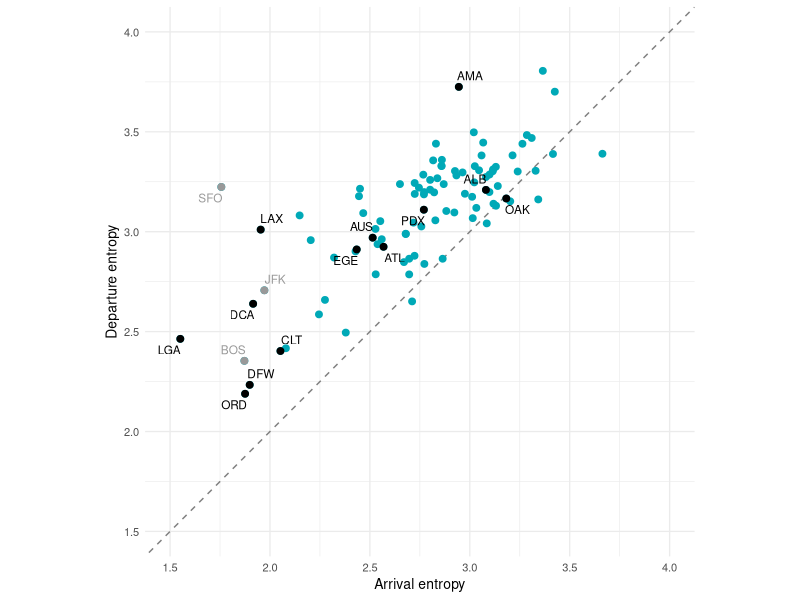

Recreate this plot in R.
library(tidyverse)
library(ggrepel)

entropy_df <- read_csv(here::here('data/entropy_df.csv'),
                       show_col_types = F)

airports <- read_csv(here::here("data/airports_in_cont_us.csv"),
                     show_col_types = F)

aa_fig3 <- c("DFW", "CLT", "ORD", "PHL", "LGA", "LAX", "DCA", "AUS", "ATL", "PDX", "EGE", "ALB", "OAK", "AMA")

entropy_american <- entropy_df |>
  filter(airline == "American") |>
  filter(airport %in% airports$airport) |> # remove noncontinential
  ungroup() |>
  filter(!airport %in% c("SJU", "STT")) # remove territories

highlight_df <- entropy_american |> filter(Arrival < 2.07, Departure < 3.5) |>
  mutate(group = ifelse(airport %in% aa_fig3, "highlighted", "others")) |>
  bind_rows(entropy_american |> filter(airport %in% aa_fig3) |> filter(Arrival > 2.1) |>
              mutate(group = "highlighted"))

color_df <- c(highlighted = "black", others = "grey60")
fig6 <- entropy_american |>
  ggplot(aes(x = Arrival, y = Departure)) +
  geom_abline(slope = 1, intercept = 0, linetype = "dashed", color = "grey50") +
  geom_point(color = "#00a9b7", size = 2) +
  geom_point(data = highlight_df, aes(color = group), size = 2) +
  ggrepel::geom_text_repel(
    data = highlight_df, aes(label = airport, color = group), size = 3,
    max.overlaps = 6) +
  scale_x_continuous(breaks = seq(1.5, 4, by = 0.5)) +
  scale_y_continuous(breaks = seq(1.5, 4, by = 0.5)) +
  coord_cartesian(xlim = c(1.5, 4), ylim = c(1.5, 4)) +
  scale_color_manual(name = 'Type', values = color_df) +
  theme_minimal(base_size = 10) +
  theme(aspect.ratio = 1,
        legend.position = "none") +
  guides(shape = 'none') +
  xlab("Arrival entropy") +
  ylab("Departure entropy")
ggsave(plot = fig6, filename = here::here("figures/fig6.png"),
       units = 'cm', width = 9, height = 9, bg = "white")
